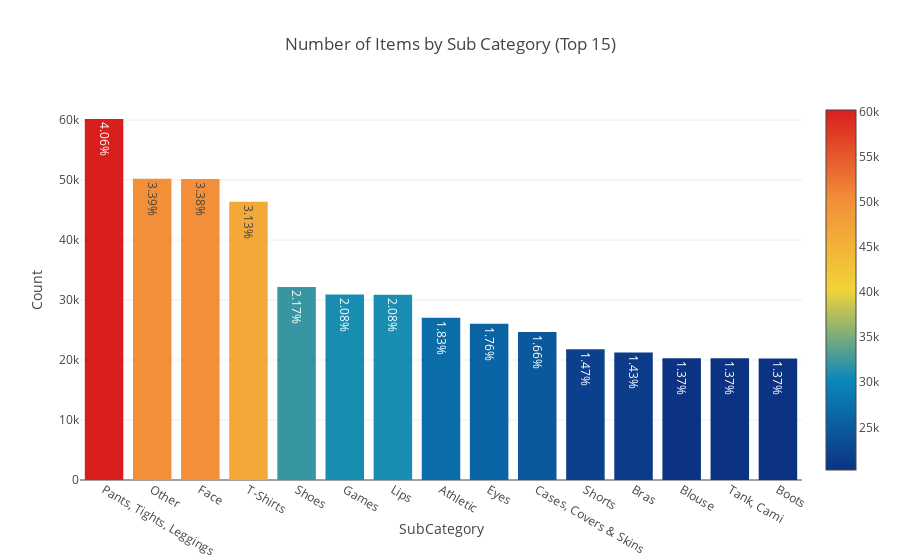

Notebook code cell kept with this figure:
### Code cell
trace1 = go.Bar(x=x, y=y, text=pct,
                marker=dict(
                color = y,colorscale='Portland',showscale=True,
                reversescale = False
                ))
layout = dict(title= 'Number of Items by Sub Category (Top 15)',
              yaxis = dict(title='Count'),
              xaxis = dict(title='SubCategory'))
fig=dict(data=[trace1], layout=layout)
py.iplot(fig)

### Figure 1 — Plotly figure (JSON) as saved in the notebook; plotly's stock layout.template omitted (floating-point values rounded to 4 significant figures)
{"data": [{"marker": {"color": [60177, 50224, 50171, 46380, 32168, 30906, 30871, 27059, 26038, 24676, 21815, 21274, 20288, 20284, 20270], "colorscale": "Portland", "reversescale": false, "showscale": true}, "text": ["4.06%", "3.39%", "3.38%", "3.13%", "2.17%", "2.08%", "2.08%", "1.83%", "1.76%", "1.66%", "1.47%", "1.43%", "1.37%", "1.37%", "1.37%"], "type": "bar", "x": ["Pants, Tights, Leggings", "Other", "Face", "T-Shirts", "Shoes", "Games", "Lips", "Athletic", "Eyes", "Cases, Covers & Skins", "Shorts", "Bras", "Blouse", "Tank, Cami", "Boots"], "y": [60177, 50224, 50171, 46380, 32168, 30906, 30871, 27059, 26038, 24676, 21815, 21274, 20288, 20284, 20270]}], "layout": {"title": "Number of Items by Sub Category (Top 15)", "xaxis": {"title": "SubCategory"}, "yaxis": {"title": "Count"}}}
